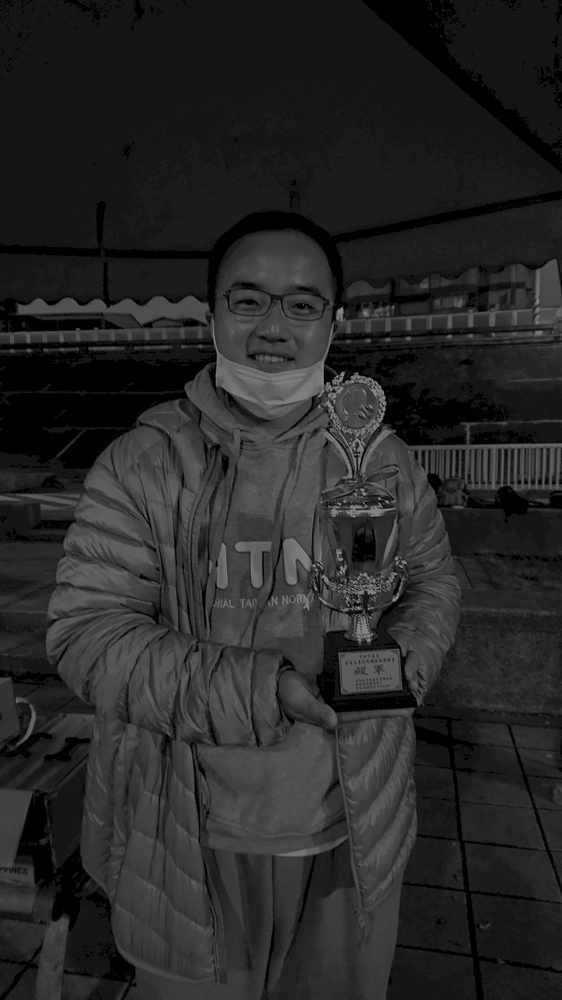
#> input picture hw3/d12944007/origin.png, 562 x 1000 px, shrunk from 774 x 1376 before the run, found by its file name
$ python run.py
#> lines starting #> are read from the running program, lines starting #| are printed output that depends on the picture
#> further down, selfie is the input picture: shape (1000, 562); min 0, max 150, mean 39.5
'''
姓名: 楊德倫 (Te-Lun Yang)
學號: D12944007

安裝套件
$ pip install opencv-python matplotlib

執行流程
$ cd d12944007
$ python code/run.py
'''

import cv2
import numpy as np
import matplotlib.pyplot as plt

# 建立 histogram equalization 函式，將圖片連行轉換
def get_histogram_equalization_img(img):
    # 計算 historgram
    hist, bins = np.histogram(img.flatten(), 256, [0,256])
#> hist = 256 values, max 100616 at index 21, min 0 at index 149, mean 2195.3; bins = 257 values from 0 to 256

    # 計算 CDF
    cdf = hist.cumsum()
#> cdf = 256 values from 42304 to 562000
    cdf_normalized = cdf * hist.max() / cdf.max()
#> cdf_normalized = 256 values from 7573.8 to 100616

    # 建立 mask
    mask = cdf > 0

    # 將 CDF 正規化 (Normalization)
    cdf_normalized = (cdf - cdf[mask].min()) * 255 / (cdf[-1] - cdf[mask].min())
#> cdf_normalized = 256 values from 0 to 255

    # 將原始照片(拍拍照)對應到 equalize 之後的值
    img_equalized = cdf_normalized[img]
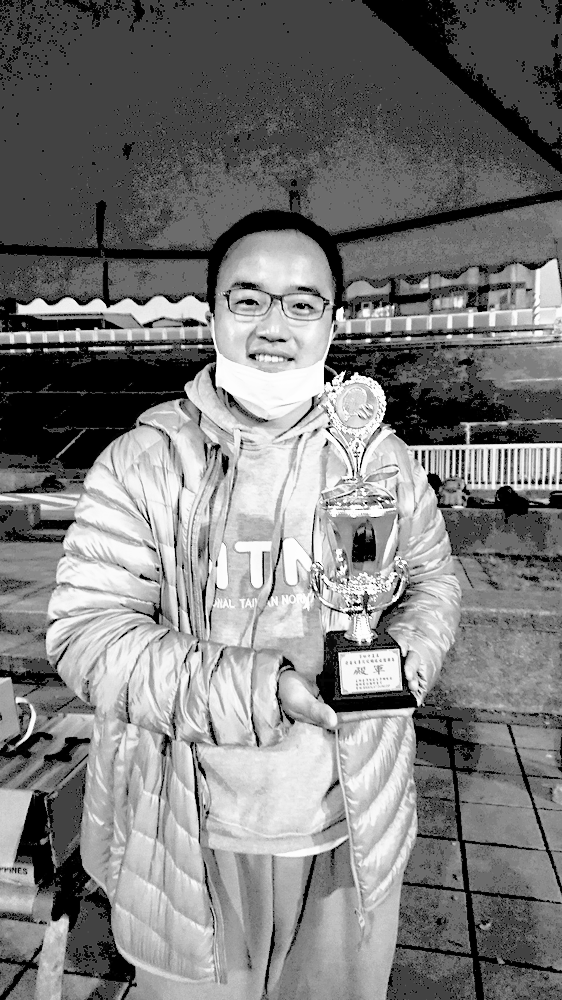
#> img_equalized: shape (1000, 562) float64; min 0, max 255, mean 123.6

    # 回傳 equalize 之後的圖片物件
    return img_equalized

# 以灰階模式 (IMREAD_GRAYSCALE) 來讀取圖片
selfie = cv2.imread('origin.png', cv2.IMREAD_GRAYSCALE)

# Apply histogram equalization
selfie_equalized = get_histogram_equalization_img(selfie)

# 繪製圖片 (以 2x2 格式呈現，將 4 張圖片整合在同一張)
plt.figure(figsize=(12, 6))

# 原始自拍照 (灰階)，放在圖片左上角
plt.subplot(2, 2, 1)
plt.imshow(selfie, cmap='gray')
plt.title('Original Selfie')
plt.axis('off')

# 原始自拍照的 histogram，放在圖片右上角
plt.subplot(2, 2, 2)
plt.hist(selfie.ravel(), 256, [0,256])
plt.title('Original Histogram')

# Equalize 自拍照之後的照片，放在圖片右下角
plt.subplot(2, 2, 3)
plt.imshow(selfie_equalized, cmap='gray')
plt.title('Equalized Selfie')
plt.axis('off')

# Equalize 自拍照之後的 histogram，放在圖片右下角
plt.subplot(2, 2, 4)
plt.hist(selfie_equalized.ravel(), 256, [0,256])
plt.title('Equalized Histogram')

# 儲存結果 (chart) 在作業指定位置
plt.savefig("result/result.png", dpi=300, format='png', bbox_inches='tight')
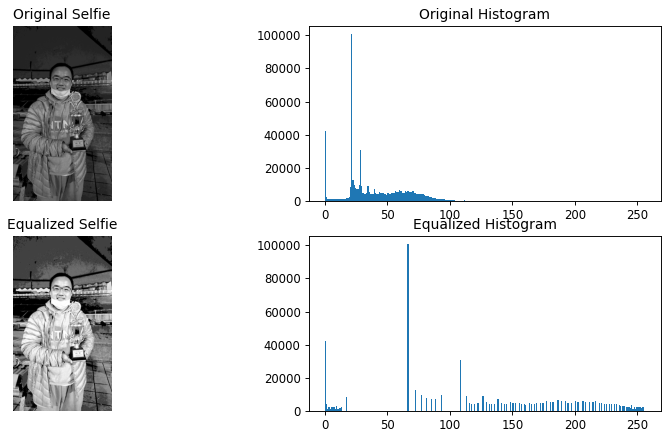
#> figure drawn by matplotlib, 4 panels; panel 2: tallest bar 100616 high, from x = 21 to 22; panel 4: tallest bar 100616 high, from x = 66 to 67

# 輸出圖片
plt.show()
